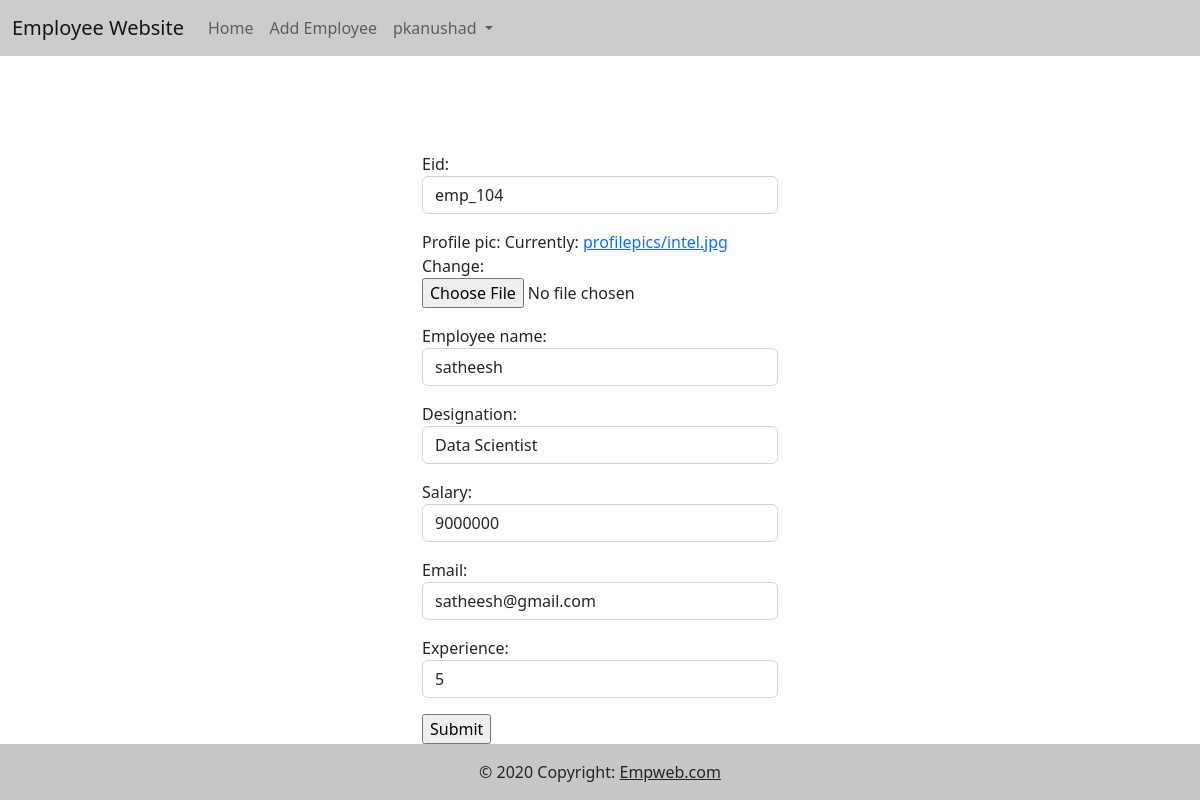
/change/emp_104 (signed in), run on the app's committed database.
### emp_app/models.py (models this page shows, shortened)
class Employee(models.Model):
    eid=models.CharField(max_length=120,primary_key=True)
    profile_pic=models.ImageField(upload_to="profilepics",null=True)
    employee_name=models.CharField(max_length=120)
    designation = models.CharField(max_length=120)
    salary = models.IntegerField()
    email=models.EmailField(unique=True)
    experience=models.PositiveIntegerField(null=True)  #null value canbe possible

### emp_app/views.py (the view, shortened to what this page needs)
# urls.py: path("change/<str:emp_id>",views.EmployeeEditView.as_view(),name="emp-edit"),
@method_decorator(signin_required,name="dispatch")
class EmployeeEditView(View):
    def get(self,request,*args,**kwargs):
        eid=kwargs.get("emp_id")
        employee=Employee.objects.get(eid=eid)
        form=EmployeeForm(instance=employee)
        return render(request,"emp-edit.html",{"form":form})

### emp_app/forms.py
class EmployeeForm(forms.ModelForm):
    class Meta:
        model=Employee
        fields="__all__"
        widgets={
            "eid":forms.TextInput(attrs={"class":"form-control"}),
            "employee_name":forms.TextInput(attrs={"class":"form-control"}),
            "designation":forms.TextInput(attrs={"class":"form-control"}),
            "salary":forms.NumberInput(attrs={"class":"form-control"}),
            "email":forms.EmailInput(attrs={"class":"form-control"}),
            "experience":forms.NumberInput(attrs={"class":"form-control"}),
        }

### emp_app/views.py (called while the page is built)
def signin_required(func):
    def wrapper(request,*args,**kwargs):
        if request.user.is_authenticated:
            return func(request,*args,**kwargs)
        else:
            messages.error(request,"you must login")
            return redirect("sign-in")
    return wrapper

### emp_app/templates/emp-edit.html (shortened to what this page needs)
{%extends 'base.html'%}
{%block body_block%}
<div class="container">
    <div class="row mt-5">
        <div class="col-4"></div>
        <div class="col-4">
            <form action="" method="post" enctype="multipart/form-data">
                {{form.as_p}}
                <input type="submit">
            </form>
        </div>
        <div class="col-4"></div>
    </div>
</div>
{%endblock%}

### emp_app/templates/base.html (shortened to what this page needs)
<!DOCTYPE html>
{% load static %}
<html lang="en">
<head>
    <link href="{%static 'css/styles.css'%}" rel="stylesheet"/>
<link href="https://cdn.jsdelivr.net/npm/bootstrap@5.2.0/dist/css/bootstrap.min.css" rel="stylesheet">
</head>
<body>
<div class="container-fluid">
    <div class="row">
<nav class="navbar navbar-expand-lg navbar-light " style="background-color: rgba(0, 0, 0, 0.2);">
  <div class="container-fluid">
    <a class="navbar-brand" href="{%url 'emp-list'%}">Employee Website</a>
    <div class="collapse navbar-collapse" id="navbarNavDropdown">
      <ul class="navbar-nav">
        <li class="nav-item">
          <a class="nav-link" href="{%url 'emp-list'%}">Home</a>
        </li>
        <li class="nav-item">
          <a class="nav-link" href="{%url 'emp-add'%}">Add Employee</a>
        </li>
        <li class="nav-item dropdown">
          <a class="nav-link dropdown-toggle" href="#" id="navbarDropdownMenuLink" role="button" data-bs-toggle="dropdown" aria-expanded="false">
            {{request.user}}
          </a>
        </li>
      </ul>
    </div>
  </div>
</nav>
        <div class="container-fluid mt-5">
            {%block body_block%}
            {%endblock%}
        </div>
    </div>
</div>
<footer class=" sticky-footer bg-light text-center text-lg-start">
  <div class="text-center p-3" style="background-color: rgba(0, 0, 0, 0.2);">
    © 2020 Copyright:
    <a class="text-dark" href="">Empweb.com</a>
  </div>
</footer>
</body>
</html>

### emp_app/static/css/styles.css (style rules this page uses)
body { min-height:100vh; }
.sticky-footer { position:sticky; top:100%; }

### data on the page
Employee: eid "emp_104", employee_name "satheesh", designation "Data Scientist", salary "9000000", email "satheesh@gmail.com", experience "5"

### other printed values
{{ request.user }} "pkanushad"
